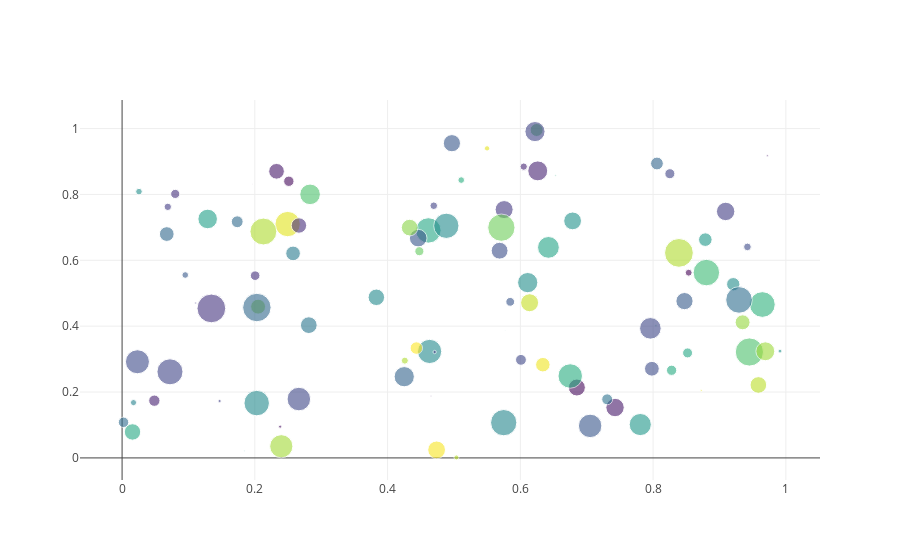

Notebook code for this chart:
### Code cell
fig = go.Figure()

fig.add_scatter(x=x,
                y=y,
                mode='markers',
                hovertext=ids,
                marker={'size': sz,
                        'color': colors,
                        'opacity': 0.6,
                        'colorscale': 'Viridis'})

iplot(fig)
